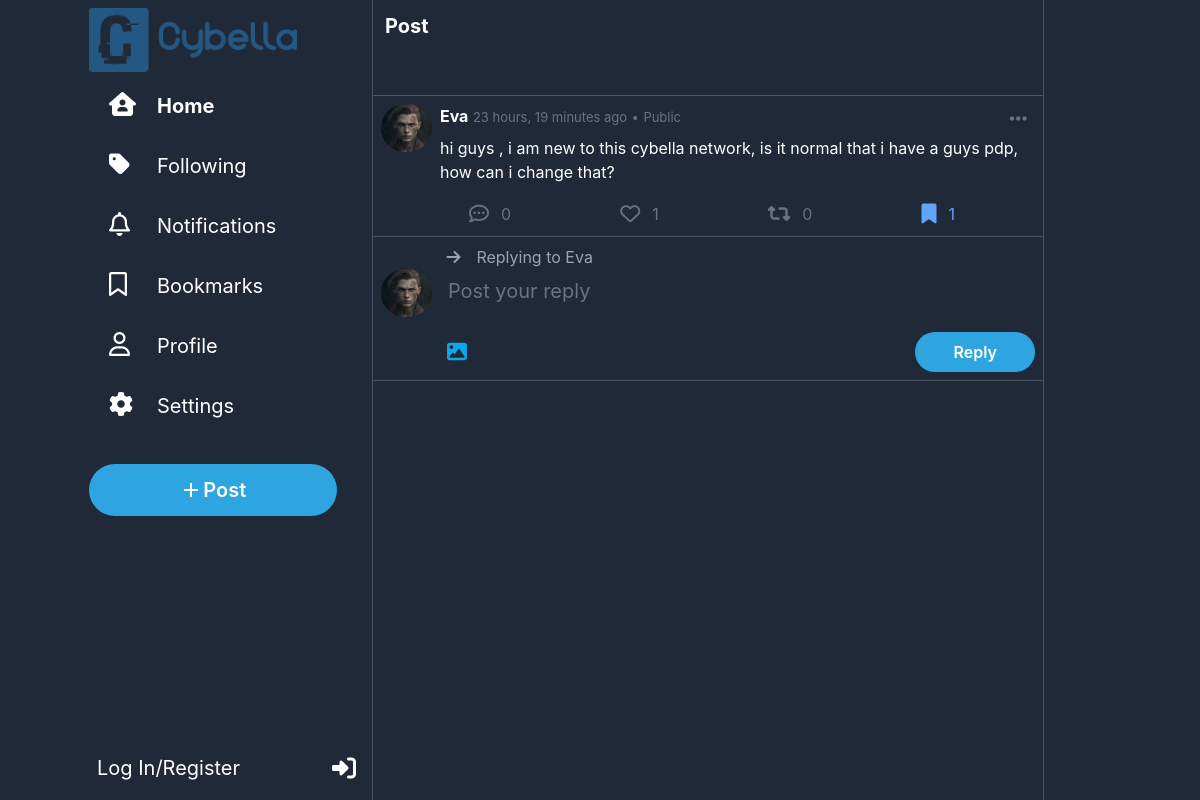
/post/60, run on an earlier commit of the app's database.
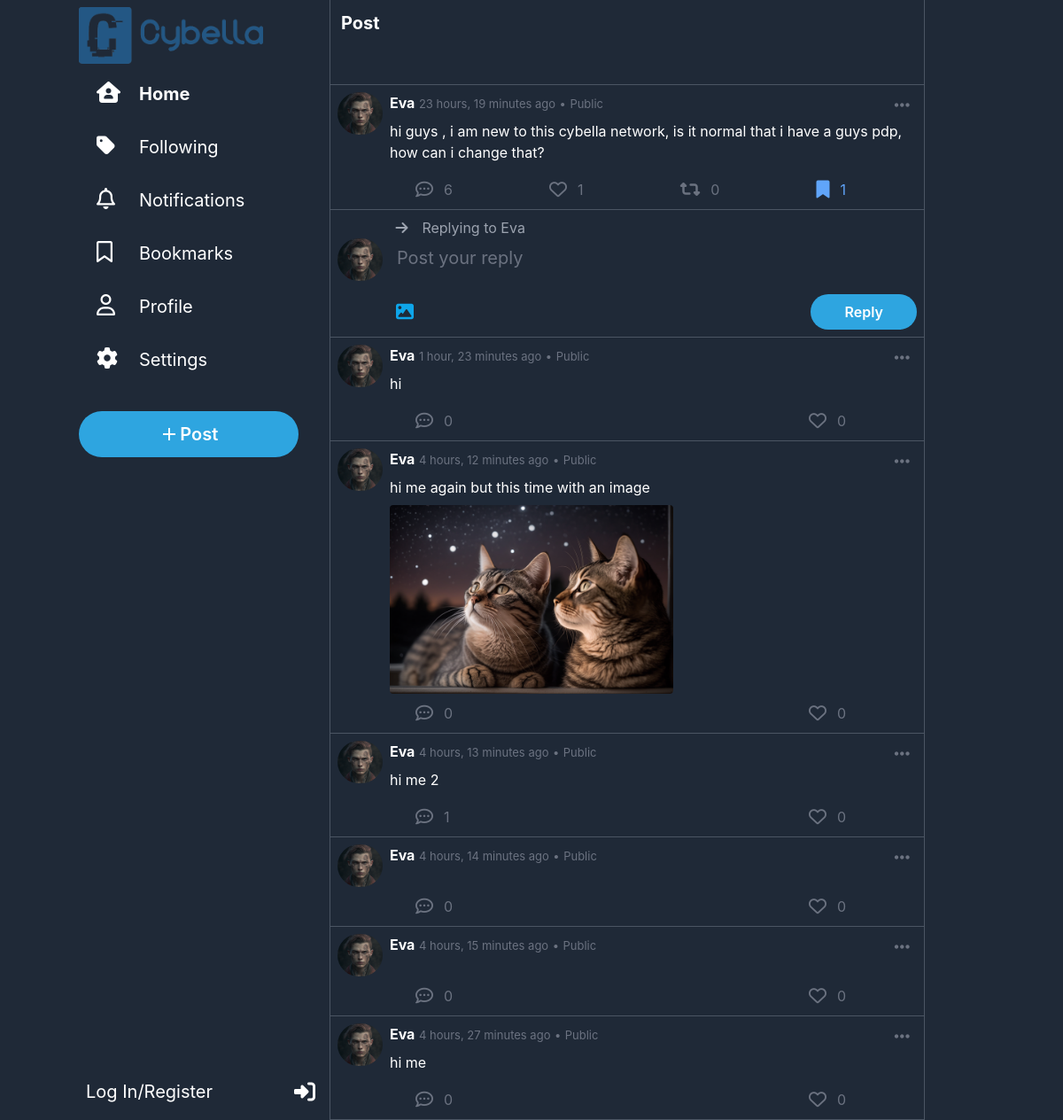
And on a later commit of the database.
### network/models.py (models this page shows, shortened)
class Post(models.Model):
    user = models.ForeignKey(User, on_delete=models.CASCADE, related_name="user")
    content = models.CharField(max_length=500)
    timestamp = models.DateTimeField(auto_now_add=True)
    likes = models.ManyToManyField(User, blank=True, related_name="liked_posts")
    images = models.ImageField(upload_to="network/images/posts", blank=True, null=True)
    repost = models.ForeignKey("self", on_delete=models.CASCADE, blank=True, null=True, related_name="reposts")
    parent_post = models.ForeignKey("self", on_delete=models.CASCADE, blank=True, null=True, related_name="comments")

class User(AbstractUser):
    picture = models.ImageField(upload_to="network/images/profile_pictures", blank=True, null=True,default="network/images/profile_pictures/default.png")
    followers = models.ManyToManyField("self", symmetrical=False, blank=True, related_name="following")
    bookmarks = models.ManyToManyField("Post", blank=True, related_name="bookmarked_by")
    def __str__(self):
        return f"{self.username}"

### network/views.py (the view)
# urls.py: path("post/<int:post_id>",views.view_post, name="post"),
def view_post(request,post_id):
    post = get_object_or_404(Post, id=post_id)
    comments = Post.objects.filter(parent_post=post).order_by("-timestamp").all()
    return render(request, "network/post.html", {
        "comments": comments,
        "post": post
    })

### network/templates/network/post.html (shortened to what this page needs)
{% extends "network/layout.html" %}
{% load static %}
{% load custom_filters %}
{% block body %}
<div class=" w-full backdrop-blur-md backdrop-filter h-24 bg-gray-800 sticky p-3 text-xl text-white font-bold border-b border-gray-600 ">
    Post
</div>
<div id="post{{post.id}}" class="w-full mx-auto bg-gray-800 pb-1 p-2 text-white border-b border-gray-600 hover:cursor-pointer hover:bg-slate-800">
    <div onclick="window.location.href='{% url 'index' %}'" class="flex ">
        <img class="w-14 h-12 rounded-full mr-2" src="{{post.user.picture.url}}" alt="user Avatar">
        <div class="w-full">
            <div class="flex justify-between">
                <div>
                    <span class="font-bold">{{post.user|title}}</span>
                    <span class="text-gray-500 text-[13px]">{{post.timestamp|timesince}} ago</span>
                    <span class="text-gray-500 text-[13px]">•</span>
                    <span class="text-gray-500 text-[13px]">Public</span>
                </div>
                <div onclick="event.stopPropagation(); showOptions(this)"  class="relative hover:cursor-pointer rounded-full hover:bg-blue-600 hover:bg-opacity-20 px-2 py-1">
                    <i class="fa-solid fa-ellipsis-h text-xl text-gray-500  hover:text-blue-400"></i>
                </div>
            </div>
            <div class="text-md w-full pl-0 pt-0 p-2  ">{{post.content}}</div>
        </div>
    </div>
    <div class="flex justify-between mt-1 mx-20 text-gray-500">
        <div onclick="reply()" class="flex hover:text-blue-400 hover:cursor-pointer"><i class="fa-regular fa-comment-dots text-xl rounded-full hover:bg-blue-400 hover:bg-opacity-20 p-2 "></i><span class="mt-1.5 ml-1">{{post.comments.count}}</span></div>
        {% if user not in post.likes.all%}
            <div id="like" onclick="like(this,{{post.id}})" class="flex hover:text-rose-400 hover:cursor-pointer"><i class="fa-regular fa-heart text-xl rounded-full hover:bg-rose-400 hover:bg-opacity-20 p-2"></i><span class="mt-1.5 ml-1">{{post.likes.count}}</span></div>
        {%else%}
            <div id="like" onclick="like(this,{{post.id}})" class="flex hover:text-rose-400 hover:cursor-pointer text-rose-400"><i class="fa-solid fa-heart text-xl rounded-full hover:bg-rose-400 hover:bg-opacity-20 p-2"></i><span class="mt-1.5 ml-1">{{post.likes.count}}</span></div>
        {%endif%}
        {% if not user.is_authenticated or not post|is_reposted_by_user:user%}
            <div id="repost" onclick="repost(this,{{post.id}})" class="flex hover:text-emerald-500 hover:cursor-pointer"><i class="fa-solid fa-retweet text-xl rounded-full hover:bg-emerald-500 hover:bg-opacity-20 p-2"></i><span class="mt-1.5 ml-1">{{post.reposts.count}}</span></div>
        {%else%}
            <div id="repost" onclick="repost(this,{{post.id}})" class="flex text-emerald-500 hover:text-emerald-500 hover:cursor-pointer"><i class="fa-solid fa-retweet text-xl rounded-full hover:bg-emerald-500 hover:bg-opacity-20 p-2"></i><span class="mt-1.5 ml-1">{{post.reposts.count}}</span></div>
        {%endif%}
        {% if post not in user.bookmarks.all %}
            <div onclick="bookmark({{post.id}});adjustBookmark(this);" class="flex hover:text-blue-400 hover:cursor-pointer"><i class="fa-regular fa-bookmark text-xl rounded-full hover:bg-blue-400 hover:bg-opacity-20 p-2"></i><span class="mt-1.5 ml-1">{{post.bookmarked_by.count}}</span></div>
        {%else%}
            <div onclick="bookmark({{post.id}});adjustBookmark(this);" class="flex text-blue-400 hover:text-blue-400 hover:cursor-pointer"><i class="fa-solid fa-bookmark text-xl rounded-full hover:bg-blue-400 hover:bg-opacity-20 p-2 "></i><span class="mt-1.5 ml-1">{{post.bookmarked_by.count}}</span></div>
        {%endif%}
    </div>
</div>
<div class="w-full  mx-auto bg-gray-800 p-2 text-white border-b border-gray-600 ">
    <form method="Post" action="{% url 'comment' post_id=post.id %}" enctype="multipart/form-data">
        <div class="ml-[10%] text-gray-400"><i class="fa-solid fa-arrow-right mr-4"></i>Replying to {{post.user|title}}</div>
        <div class="flex">
            {%if user.is_authenticated %}
                <img class="w-14 h-12 rounded-full mr-2" src="{{user.picture.url}}" alt="Profile Avatar">
            {%else%}
                <img class="w-14 h-12 rounded-full mr-2" src="{% static 'network/Images/default.png' %}" alt="Profile Avatar">
            {%endif%}
            <div class="w-full text-xl">
                <textarea id="reply_area" name="content" oninput="resize(this)" class="text-xl h-12 w-full p-2 bg-gray-800 overflow-y-hidden resize-none focus:outline-offset-0 focus:ring-0  border-0 focus:border-b focus:border-gray-600"
                    placeholder="Post your reply"></textarea>
            </div>
        </div>
        <div class="flex justify-between mt-2 ml-14">
            <label for="I" class=" flex items-center hover:cursor-pointer rounded-full hover:bg-sky-400 hover:bg-opacity-10 px-2.5" alt="Media">
                <i class="fa-solid fa-image text-[20px] text-sky-500"></i>
            </label>
            <button class="tweet w-[20%] px-1 py-2" type="submit"> <span>Reply</span></button>
        </div>
    </form>
</div>
{%for post in comments%}
        <div id="post{{post.id}}" class="w-full mx-auto bg-gray-800 pb-1 p-2 text-white border-b border-gray-600 hover:cursor-pointer hover:bg-slate-800">
            <div  onclick="window.location.href='{% url 'post' post_id=post.id %}'" class="flex ">
                <img class="w-14 h-12 rounded-full mr-2" src="{{post.user.picture.url}}" alt="user Avatar">
                <div class="w-full">
                    <div class="flex justify-between">
                        <div>
                            <span class="font-bold">{{post.user|title}}</span>
                            <span class="text-gray-500 text-[13px]">{{post.timestamp|timesince}} ago</span>
                            <span class="text-gray-500 text-[13px]">•</span>
                            <span class="text-gray-500 text-[13px]">Public</span>
                        </div>
                        <div onclick="event.stopPropagation(); showOptions(this)"  class="relative hover:cursor-pointer rounded-full hover:bg-blue-600 hover:bg-opacity-20 px-2 py-1">
                            <i class="fa-solid fa-ellipsis-h text-xl text-gray-500  hover:text-blue-400"></i>
                        </div>
                    </div>
                    <div class="text-md w-full pl-0 pt-0 p-2  ">{{post.content}}</div>
                    {% if post.images %}
                        <div id="images-container" class="">
                            <img class="max-w-xs max-h-xs rounded" src="{{post.images.url}}" alt="post image">
                        </div>
                    {%endif%}
                </div>
            </div>
            <div class="flex justify-between mt-1 mx-20 text-gray-500">
                <div onclick="openCommentBox('{{post.user|title}}','{{post.timestamp|timesince}}','{{post.content}}','{{post.user.picture.url}}','{{post.id}}')" class="flex hover:text-blue-400 hover:cursor-pointer"><i class="fa-regular fa-comment-dots text-xl rounded-full hover:bg-blue-400 hover:bg-opacity-20 p-2 "></i><span class="mt-1.5 ml-1">{{post.comments.count}}</span></div>
                {% if user not in post.likes.all%}
                    <div id="like" onclick="like(this,{{post.id}})" class="flex hover:text-rose-400 hover:cursor-pointer"><i class="fa-regular fa-heart text-xl rounded-full hover:bg-rose-400 hover:bg-opacity-20 p-2"></i><span class="mt-1.5 ml-1">{{post.likes.count}}</span></div>
                {%else%}
                    <div id="like" onclick="like(this,{{post.id}})" class="flex hover:text-rose-400 hover:cursor-pointer text-rose-400"><i class="fa-solid fa-heart text-xl rounded-full hover:bg-rose-400 hover:bg-opacity-20 p-2"></i><span class="mt-1.5 ml-1">{{post.likes.count}}</span></div>
                {%endif%}
            </div>
        </div>
    {%endfor%}
{% endblock %}

### network/templates/network/layout.html (shortened to what this page needs)
{% load static %}
{% load static tailwind_tags %}
<!DOCTYPE html>
<html lang="en">
    <head>
        {% tailwind_css %}
        <link rel ="stylesheet" href="{% static 'network/css/styles.css' %}">
    </head>
    <body class="overflow-hidden w-screen h-screen flex flex-row">
        <nav class=" container  max-w-[31%] flex flex-col p-2  flex-grow bg-gray-800 h-screen items-end fixed">
            <div class="sidebar flex flex-col text-xl font-normal text-white w-[275px] h-full justify-between">
                <div class="w-full">
                    <div id="logo" class="">
                        <div class="">
                            <img src="{% static 'network/Images/C_logo.png' %}" alt="logo" class="w-18 h-16">
                        </div>
                    </div>
                    <a class="flex py-1 text-center sidebar-link my-2" href="{%url "index"%}"><div class=" p-2 px-5 justify-center"><i class="fa-solid fa-house-user text-2xl mr-8 w-4"></i><span class="font-bold">Home</span></div></a>
                    <a class="flex py-1 text-center sidebar-link my-2" href="#"><div class="p-2 px-5 justify-center"><i class="fa-solid fa-tag text-2xl mr-8 w-4 "></i><span>Following</span></div></a>
                    <a class="flex py-1 text-center sidebar-link my-2" href="#"><div class="p-2 px-5 justify-center"><i class="fa-regular fa-bell text-2xl mr-8 w-4"></i><span>Notifications</span></div></a>
                    <a class="flex py-1 text-center sidebar-link my-2" href="{%url "bookmark"%}"><div class="p-2 px-5 justify-center"><i class="fa-regular fa-bookmark text-2xl mr-8 w-4"></i><span>Bookmarks</span></div></a>
                    <a class="flex py-1 text-center sidebar-link my-2" href="#"><div class="p-2 px-5 justify-center"><i class="fa-regular fa-user text-2xl mr-8 w-4"></i><span>Profile</span></div></a>
                    <a class="flex py-1 text-center sidebar-link my-2" href="#"><div class="p-2 px-5 justify-center"><i class="fa-solid fa-cog text-2xl mr-8 w-4"></i><span>Settings</span></div></a>
                    <button onclick="" class="tweet mt-6 w-[90%] p-3">
                        <span><svg xmlns="http://www.w3.org/2000/svg" viewBox="0 0 24 24" width="24" height="24"><path fill="none" d="M0 0h24v24H0z"></path><path fill="currentColor" d="M11 11V5h2v6h6v2h-6v6h-2v-6H5v-2z"></path></svg> Post</span>
                    </button>
                </div>
                <div>
                    {% if user.is_authenticated %}
                        <a class="p-2 text-center logout flex justify-between" href="{% url 'logout' %}"><span>{{user.email}}</span><div class="pt-0.5"><i class="fa-solid fa-right-from-bracket text-xl"></i></div></a>
                    {% else %}
                        <a class="p-2 text-center logout flex justify-between" href="{% url 'login' %}"><span>Log In/Register</span><div class="pt-0.5"><i class="fa-solid fa-right-to-bracket text-2xl"></i></div></a>
                    {% endif %}
                </div>
            </div>
        </nav>
        <div class="body h-screen flex flex-row w-[69%] ml-[31%] ">
            <div class="bg-gray-800 flex-grow relative border-x border-gray-600 max-w-2xl overflow-y-scroll">
                {% block body %}
                {% endblock %}
            </div>
            <div class="bg-gray-800 flex-grow">
            </div>
        </div>
    </body>
</html>

### network/static/network/css/styles.css (style rules this page uses)
* { font-family:"TwitterChirp",-apple-system,BlinkMacSystemFont,"Segoe UI",Roboto,Helvetica,Arial,sans-serif; }
.tweet { background-color: #2ea5e0; border-radius: 9999px; transition: all ease-in-out 0.2s; }
.tweet span { display: flex; justify-content: center; align-items: center; color: #fff; font-weight: 600; }

What changed in the data, as far as the page shows it:
computed for Post "23 hours, 19 minutes": comments.count "0" → "6"
added Post: user.picture (placeholder picture), user "Eva", timestamp "1 hour, 23 minutes", content "hi", comments.count "0", likes.count "0"
added Post: user.picture (placeholder picture), user "Eva", timestamp "4 hours, 12 minutes", content "hi me again but this time with an image", images (picture), comments.count "0", likes.count "0"
added Post: user.picture (placeholder picture), user "Eva", timestamp "4 hours, 13 minutes", content "hi me 2", comments.count "1", likes.count "0"
added Post: user.picture (placeholder picture), user "Eva", timestamp "4 hours, 14 minutes", comments.count "0", likes.count "0"
added Post: user.picture (placeholder picture), user "Eva", timestamp "4 hours, 15 minutes", comments.count "0", likes.count "0"
added Post: user.picture (placeholder picture), user "Eva", timestamp "4 hours, 27 minutes", content "hi me", comments.count "0", likes.count "0"
